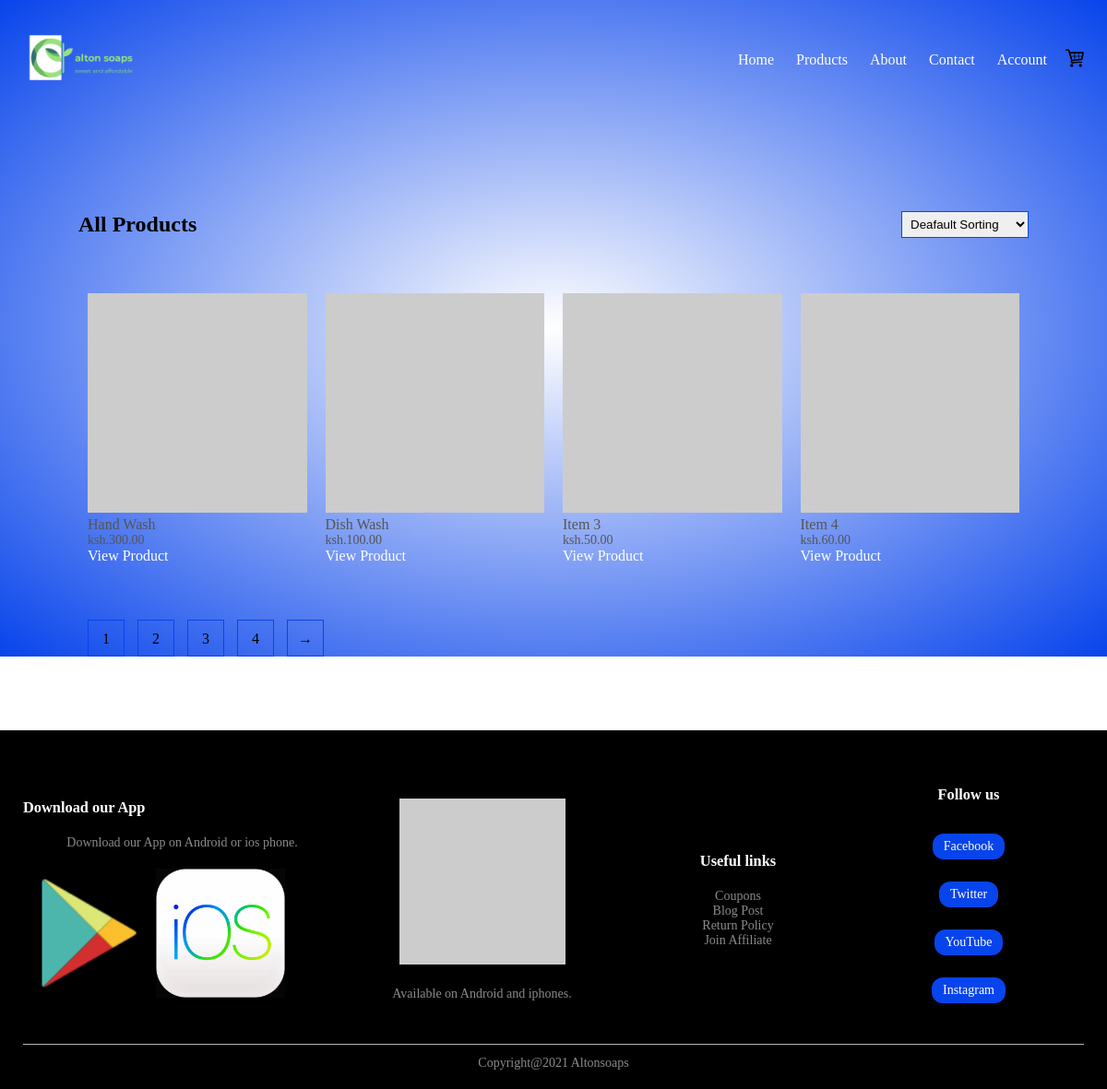
The page / on the database its author committed.
### tables this page shows
CREATE TABLE IF NOT EXISTS `products` (
  `product_id` int(11) NOT NULL AUTO_INCREMENT,
  `product_name` varchar(50) NOT NULL,
  `product_img` varchar(125) NOT NULL,
  `product_desc` varchar(200) NOT NULL,
  `product_price` int(10) NOT NULL,
  `product_qty` int(10) NOT NULL,
  KEY `PRIMARY KEY` (`product_id`)
);

### Core/App.php (called while the page is built, shortened)
<?php
class App {
    protected static $registry = [];
    public static function bind($key, $value) {
        static::$registry[$key] = $value;
    }
    public static function get($key) {
        return static::$registry[$key];
    }
}

### Core/Database/QueryBuilder.php (called while the page is built, shortened)
<?php
class QueryBuilder {
    protected $pdo;
    public function __construct($pdo) {
        $this->pdo = $pdo;
    }
    public function selectAll(String $table) {
        $statement = $this->pdo->prepare("select * from {$table}");
        if (!$statement->execute()) {
            throw new \Exception("Something is up with your Select {$statement}!");
        }
        return $statement->fetchAll(\PDO::FETCH_ASSOC);
    }
}

### index.php (the view, shortened to what this page needs)
<!DOCTYPE html>
<html lang="en">
<head>
    <link rel="stylesheet" href="assets/style.css">
</head>
<body>
    <div class="body">
        <div class="container">
            <div class="navbar">
                <div class="logo">
                    <a href="index.html"><img src="assets/images/logo.png" width="125px"></a>
                </div>
                <nav>
                    <ul id="menuitems">
                        <li><a href="index.html">Home</a></li>
                        <li><a href="product.html">Products</a></li>
                        <li><a href="about.html">About</a></li>
                        <li><a href="contact.html">Contact</a></li>
                        <li><a href="account.html">Account</a></li>
                    </ul>
                </nav>
                <a href="productdetails.html" href="cart.html"><img src="assets/images/CART.png" width="20px" height="20px"></a>
            </div>
        </div>
        <div class="small-container">
            <div class="row row-2">
                <h2>All Products</h2>
                <select>
                    <option>Deafault Sorting</option>
                </select>
            </div>
            <?php
            $products = App::get('database')->selectAll('products');
            ?>
            <div class="row">
                <?php foreach ($products as $product) : ?>
                    <div class="col-4">
                        <img src="<?= $product['product_img'] ?>">
                        <div class="flex">
                            <div class="text">
                                <h4><?= $product['product_name'] ?></h4>
                                <p>ksh.<?= $product['product_price'] ?>.00</p>
                                <a href="productdetail.php?product=<?= $product['product_id'] ?>">View Product</a>
                            </div>
                        </div>
                    </div>
                <?php endforeach ?>
            </div>
            <div class="page-btn">
                <span>1</span>
                <span>2</span>
                <span>3</span>
                <span>4</span>
                <span>&#8594</span>
            </div>
        </div>
    </div>
    <div class="footer">
        <div class="container">
            <div class="row">
                <div class="footer-col-1">
                    <h3>Download our App</h3>
                    <p>Download our App on Android or ios phone.</p>
                    <div class="app-logo">
                        <img src="assets/images/google-play.png">
                        <img src="assets/images/ios2.jpeg">
                    </div>
                </div>
                <div class="footer-col-2">
                    <img src="https://via.placeholder.com/150">
                    <p>Available on Android and iphones.</p>
                </div>
                <div class="footer-col-3">
                    <h3>Useful links</h3>
                    <ul>
                        <li>Coupons</li>
                        <li>Blog Post</li>
                        <li>Return Policy</li>
                        <li>Join Affiliate</li>
                    </ul>
                </div>
                <div class="footer-col-3">
                    <h3>Follow us</h3>
                    <ul>
                        <li><a href="https://web.facebook.com/altonsoaps" class="som">Facebook</a></li>
                        <li><a href="" class="som">Twitter</a></li>
                        <li><a href="" class="som">YouTube</a></li>
                        <li><a href="https://Instagram.com/altonsoaps" class="som">Instagram</a></li>
                    </ul>
                </div>
            </div>
            <hr>
            <p>Copyright@2021 Altonsoaps</p>
        </div>
    </div>
</body>
</html>

### assets/style.css (style rules this page uses)
* { margin: 0; padding: 0; box-sizing: border-box; }
body { font-family:Georgia, 'Times New Roman', Times, serif ; }
.navbar { top: 0; display: flex; align-items: center; }
nav { flex: 1; text-align: right; }
nav ul { display: inline-block; list-style-type: none; }
nav ul li { display: inline-block; margin-right: 20px; }
a { text-decoration: none; color: #fff; }
p { color: #555; }
.container { top: 0; max-width: 1300px; margin: auto; padding-left: 25px; padding-right: 25px; }
.row { display: flex; align-items: center; flex-wrap: wrap; justify-content: space-around; }
.body { background: radial-gradient(#fff,#0844eb); }
.small-container { max-width: 1080px; margin: auto; padding-left: 25px; padding-right: 25px; }
.col-4 { flex-basis: 25%; padding: 10px; min-width: 200px; margin-bottom: 50px; transition: transform o.5s; }
.col-4 img { width: 100%; }
h4 { color: #555; font-weight: normal; }
.col-4 p { font-size: 14px; }
.footer { background: #000; color: #8a8a8a; font-size: 14px; padding: 60px 0 20px; }
.footer p { color: #8a8a8a; }
.footer h3 { color: #fff; margin-bottom: 20px; }
.footer-col-1,.footer-col-2,.footer-col-3,.footer-col-4 { min-width: 250px; margin-bottom:20px; }
.footer-col-1 { flex-basis: 30%; }
.footer-col-2 { flex: 1; text-align: center; }
.footer-col-2 img { width: 180px; margin-bottom: 20px; }
.footer-col-3,.footer-col-4 { flex-basis: 12%; text-align: center; }
ul { list-style-type: none; }
.app-logo { margin-top: 20px; }
.app-logo img { width: 140px; }
.som { display: inline-block; background: #0844eb; color: #fff; padding: 6px 12px; margin: 12px 0; border-radius: 12px; transition: background 0.5s; }
.footer hr { border: none; background: #b5b5b5; height: 1px; margin: 12px 0; }
.footer p { text-align: center; }
.row-2 { display: flex; justify-content: space-between; margin: 100px auto 50px; }
select { border: 1px solid #0844eb; padding: 5px; }
.page-btn { margin: 0 auto 80px; }
.page-btn span { display: inline-block; border: 1px solid #0844eb; margin-left: 10px; width: 40px; height: 40px; text-align: center; line-height: 40px; cursor: pointer; }

### rows shown on the page
products: product_name "Hand Wash", product_price "300"
products: product_name "Dish Wash", product_price "100"
products: product_name "Item 3", product_price "50"
products: product_name "Item 4", product_price "60"
